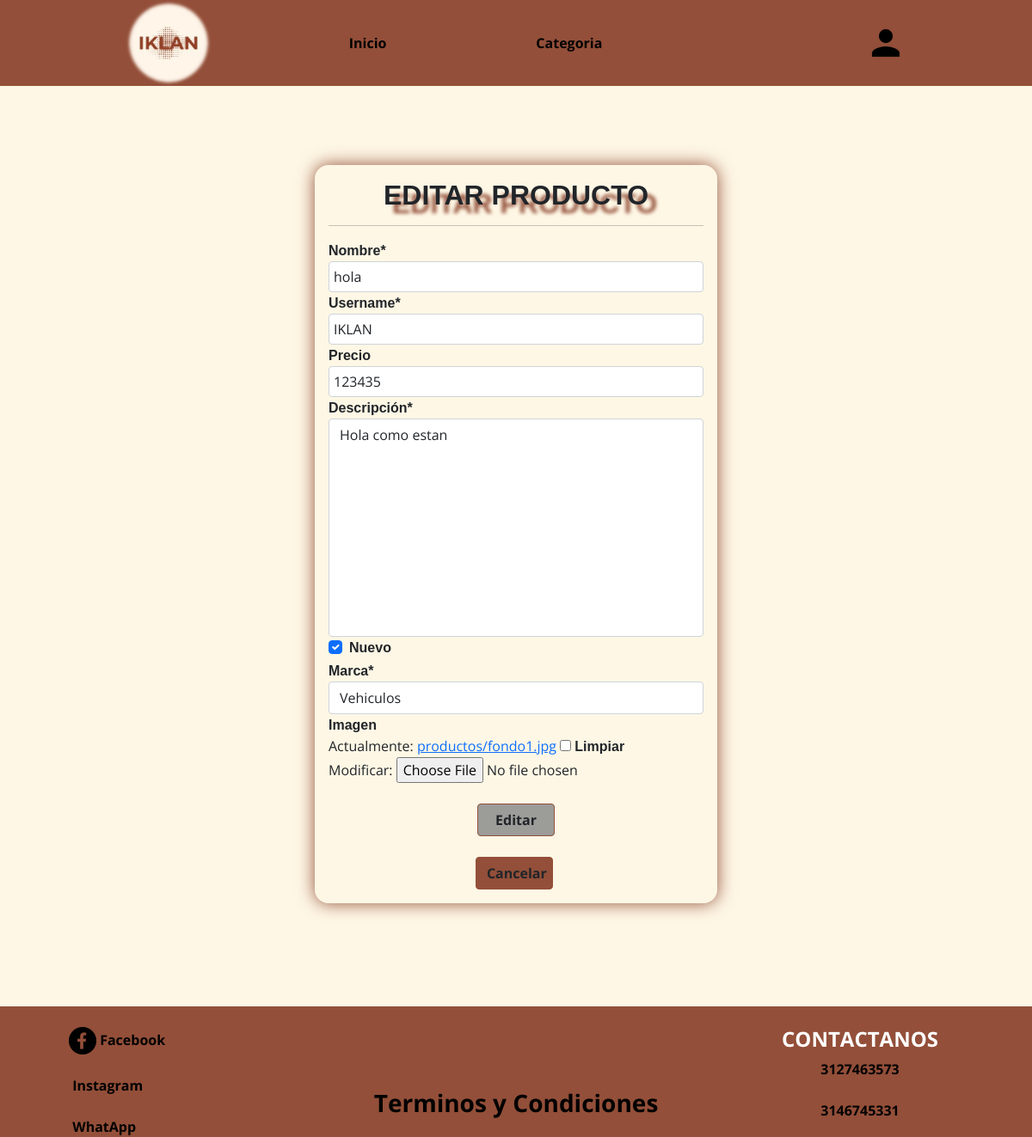
The app's page /modificar-producto/85/ with its own data.
### app/models.py (models this page shows, shortened)
class Producto(models.Model):
    nombre= models.CharField(max_length=50)
    username = models.CharField(max_length=100)
    precio= models.IntegerField(null=True)
    descripción = models.TextField()
    nuevo = models.BooleanField()
    marca = models.ForeignKey(Marca, on_delete=models.PROTECT)
    fecha_fabricacion = models.DateField(auto_now=True)
    imagen = models.ImageField(upload_to="productos", null=True)

class Marca(models.Model):
    nombre = models.CharField(max_length=50)
    def __str__(self):
        return self.nombre

### app/views.py (the view, shortened to what this page needs)
# urls.py: path('modificar-producto/<id>/', modificar_producto, name='modificar_producto'),
def modificar_producto(request, id):
    producto = get_object_or_404(Producto, id=id)
    data = {
        'form': ProductoForm(instance=producto)
    }
    return render(request, 'app/producto/modificar.html', data)

### app/forms.py
class ProductoForm(forms.ModelForm):
    nombre = forms.CharField(min_length=3, max_length=50)
    username = forms.CharField(min_length=3, max_length=100)
    imagen = forms.ImageField(required=False, validators=[MaxSizeFilevalidator(max_file_size=2)])
    precio = forms.IntegerField(required=False, min_value=1, max_value=15000000)
    class Meta:
        model = Producto
        fields = ['nombre', 'username', 'precio', 'descripción', 'nuevo', 'marca', 'imagen']
        widgets = {
            "fecha_fabricacion": forms.SelectDateWidget()
        }

### app/templates/app/producto/modificar.html (shortened to what this page needs)
{% extends 'app/base.html' %}
{% block contenido %}
{% load crispy_forms_tags %}
<body id="imagenFormularios">
<br><br>
        <div class="row">
            <div class="col-12 col-md-6 offset-md-3">
                <div class="cardModificar">
                    <div class="card-body">
                        <h2 id="LosFormularios">Editar producto</h2>
                        <hr>
                        <form action="" method="post" enctype="multipart/form-data">
                            {{ form | crispy }}
                            <br>
                            <div class="modificarProducto">
                                <input type="submit" value="Editar" class="btn btn-primary-modificar-guar">
                            </div>
                            <br>
                            <div class="canceModifiProducto">
                                <input type="reset" value="Cancelar" class="btn btn-secondary-modificas-cance">
                            </div>
                    </form>
                    </div>
                </div>
            </div>
        </div>
        <br><br>
</body>
{% endblock %}

### app/static/app/css/estilos.css (style rules this page uses)
* { margin:0; padding:0; }
body { background-color:#fef7e5 ; font-family: 'Open Sans', sans-serif; }
#LosFormularios { text-align: center; font-family: Arial, Helvetica, sans-serif; font-weight: bold; text-transform:uppercase; text-shadow:10px 10px 4px #934f39; transition: 1s; }
.cardModificar { border-radius: 1rem; height: auto; background-color: #fef7e5; box-shadow: 0 0 20px #934f39; }
.modificarProducto { display: flex; justify-content: center; align-content: center; }
.btn.btn-primary-modificar-guar { font-weight: bold; width: 90px; background-color: rgb(156, 156, 153); border-color: #934f39; }
.canceModifiProducto { display: flex; justify-content: center; align-content: center; }
.btn.btn-secondary-modificas-cance { font-weight: bold; width: 90px; background-color: #934f39; border-color: #934f39; }
label { font-weight: bold; font-family: 'Trebuchet MS', 'Lucida Sans Unicode', 'Lucida Grande', 'Lucida Sans', Arial, sans-serif; }
label.requiredField { font-weight: bold; font-family: 'Trebuchet MS', 'Lucida Sans Unicode', 'Lucida Grande', 'Lucida Sans', Arial, sans-serif; font-size: 16px; }
input[type=text], input[type=email], input[type=number], select, textarea { width: 100%; padding: 5px; }
textarea { resize: none; }

### records on screen
Producto: nombre "hola", username "IKLAN", precio "123435", descripción "Hola como estan", nuevo "☑", marca "Vehiculos"
